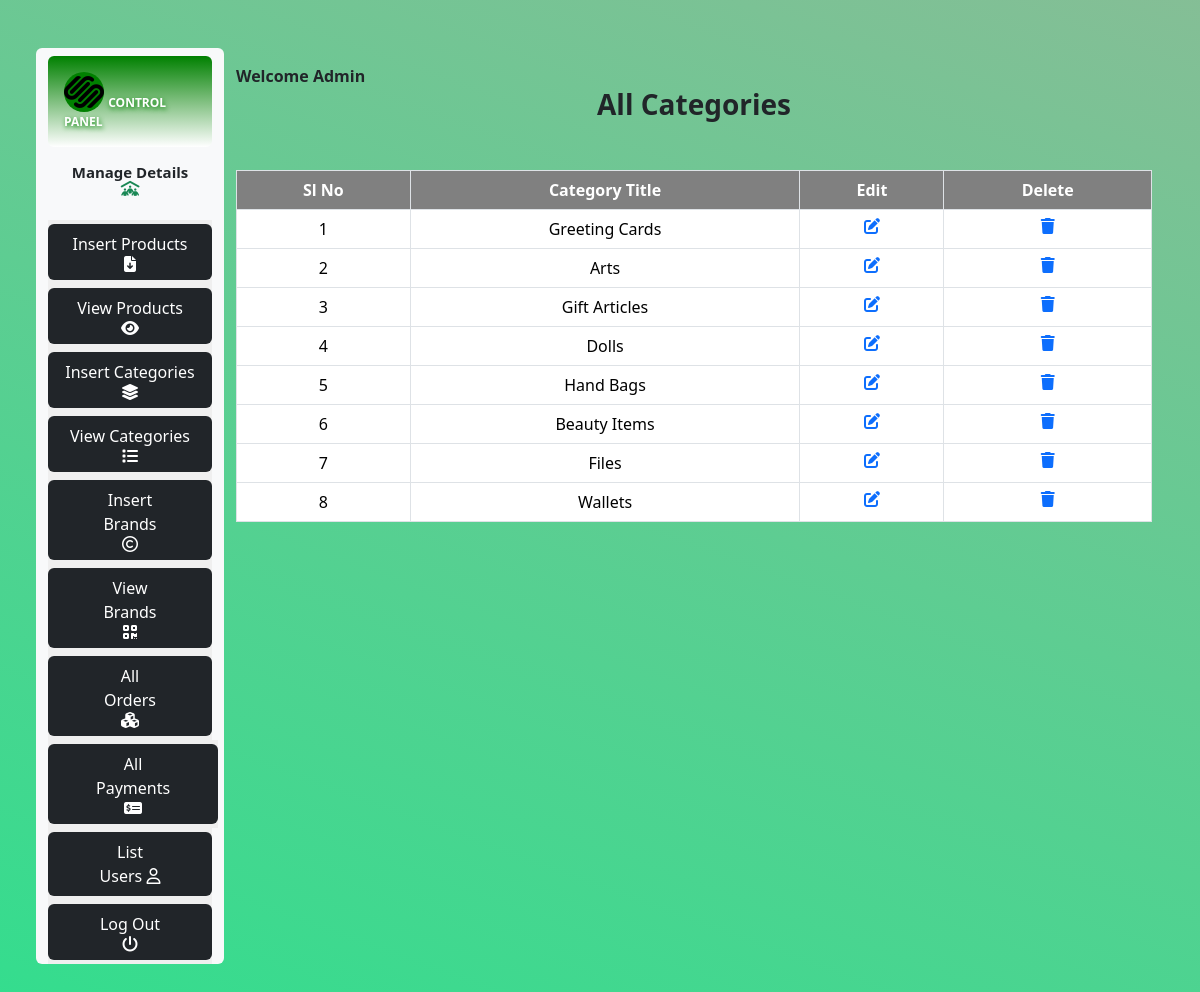
/Online_ShoppingCart/admin/index.php?view_categories, run on the app's committed database.
### tables this page shows
CREATE TABLE `categories` (
  `category_id` int(11) NOT NULL,
  `category_title` varchar(100) NOT NULL
);

### Online_ShoppingCart/admin/view_categories.php (the view)
<h3 class="text-center text-dark fw-bold">All Categories</h3>
<table class="table table-bordered mt-5 text-center">
    <thead class="bg-dark text-white">
        <tr>
            <th style="background-color: grey; color: white;">Sl No</th>
            <th style="background-color: grey; color: white;">Category Title</th>
            <th style="background-color: grey; color: white;">Edit</th>
            <th style="background-color: grey; color: white;">Delete</th>
        </tr>
    </thead>
    <tbody class="bg-light text-dark">
        <?php
        $select_cat = "SELECT * FROM `categories`";
        $result = mysqli_query($con, $select_cat);
        $number = 0;
        while ($row = mysqli_fetch_assoc($result)) {
            $category_id = $row['category_id'];
            $category_title = $row['category_title'];
            $number++;
        ?>
            <tr>
                <td><?php echo $number; ?></td>
                <td><?php echo $category_title; ?></td>
                <td><a href='index.php?edit_category=<?php echo $category_id ?>'><i class='fa-solid fa-pen-to-square'></i></a></td>
                <td><a href='index.php?delete_category=<?php echo $category_id ?>'><i class='fa-solid fa-trash'></i></a></td>
            </tr>
        <?php
        }
        ?>
    </tbody>
</table>

### Online_ShoppingCart/style.css (style rules this page uses)
* { margin: 0; padding: 0; box-sizing: border-box; }

### data on the page
categories: category_title "Greeting Cards"
categories: category_title "Arts"
categories: category_title "Gift Articles"
categories: category_title "Dolls"
categories: category_title "Hand Bags"
categories: category_title "Beauty Items"
categories: category_title "Files"
categories: category_title "Wallets"
